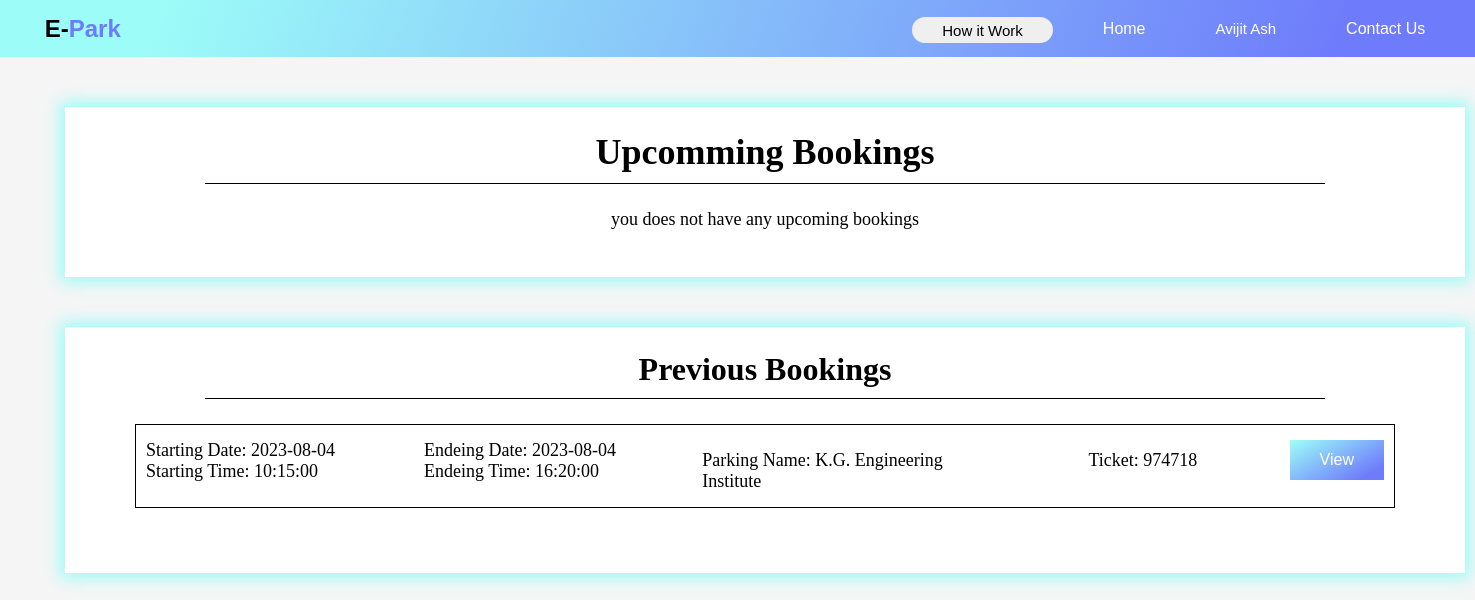
The page /history.php (signed in) on the database its author committed.
### tables this page shows
CREATE TABLE `user` (
  `userid` int(11) NOT NULL,
  `user` varchar(20) NOT NULL,
  `email` varchar(50) NOT NULL,
  `pass` varchar(10) NOT NULL,
  `ph` varchar(13) NOT NULL,
  `gender` enum('Male','Female','Other') NOT NULL,
  `address` varchar(60) NOT NULL,
  `resettoken` varchar(50) DEFAULT NULL,
  `tokenexpire` date DEFAULT NULL
);

CREATE TABLE `booking` (
  `bid` int(11) NOT NULL,
  `userid` int(11) NOT NULL,
  `pid` int(11) NOT NULL,
  `carid` int(11) NOT NULL,
  `spotno` varchar(5) NOT NULL,
  `ticket` varchar(10) NOT NULL,
  `dstart` date NOT NULL,
  `dend` date NOT NULL,
  `tstart` time NOT NULL,
  `tend` time NOT NULL
);

CREATE TABLE `parking` (
  `pid` int(11) NOT NULL,
  `userid` int(11) NOT NULL,
  `pname` varchar(50) NOT NULL,
  `place` varchar(20) NOT NULL,
  `city` varchar(20) NOT NULL,
  `dist` varchar(20) NOT NULL,
  `number` int(5) NOT NULL,
  `fare` varchar(10) NOT NULL,
  `visibility` enum('0','1') NOT NULL DEFAULT '0'
);

### history.php (the view, shortened to what this page needs)
<?php
include "base.php";
$id = $_SESSION['id'];
$date = date("Y-m-d");
$time = date("H:i:s");
$sql_booking = "select * from `booking` where `userid`='$id' and `dend`>='$date'";
$run_booking = mysqli_query($con, $sql_booking);
$check_booking = mysqli_num_rows($run_booking);
$sql_history = "select * from `booking` where `userid`='$id' and `dend`<='$date'";
$run_history = mysqli_query($con, $sql_history);
$check_history = mysqli_num_rows($run_history);
?>
<!DOCTYPE html>
<html lang="en">
<head>
    <link rel="stylesheet" href="CSS/history.css?v=<?php echo time(); ?>">
</head>
<body>
    <div class="main">
        <?php
        include "navbar.php";
        ?>
        <?php
        if (($check_booking > 0) || ($check_history > 0)) {
            ?>
            <div class="box">
                <?php if ($check_booking > 0) {
                    ?>
                    <div class="box1" id="box1">
                        <h1 id="uh">Upcomming Bookings</h1>
                        <?php for ($i = 0; $i < $check_booking; $i++) {
                            $val_booking = mysqli_fetch_assoc($run_booking);
                            $dend = $val_booking['dend'];
                            if ($date == $dend) {
                                $tend = $val_booking['tend'];
                                if ($time < $tend) {
                                    $pid = $val_booking['pid'];
                                    $sql_par_book = "select * from `parking` where `pid`='$pid'";
                                    $val_par_book = mysqli_fetch_assoc(mysqli_query($con, $sql_par_book));
                                    ?>
                                    <div class="booking">
                                        <div class="datetime">
                                            <div class="date">
                                                <span id="start">Starting Date:
                                                    <?php echo $val_booking['dstart'] ?>
                                                </span>
                                                <br>
                                                <span id="start">Starting Time:
                                                    <?php echo $val_booking['tstart'] ?>
                                                </span>
                                            </div>
                                            <div class="time">
                                                <span>Endeing Date:
                                                    <?php echo $val_booking['dend'] ?>
                                                </span>
                                                <br>
                                                <span>Endeing Time:
                                                    <?php echo $val_booking['tend'] ?>
                                                </span>
                                            </div>
                                        </div>
                                        <div class="pname">
                                            <span>Parking Name:
                                                <?php echo $val_par_book['pname']; ?>
                                            </span>
                                        </div>
                                        <div class="ticket">
                                            <span>Ticket:
                                                <?php echo $val_booking['ticket']; ?>
                                            </span>
                                        </div>
                                        <div class="btn">
                                            <form action="" method="post">
                                                <button id="hisbtn" name="booking" value="<?php echo $val_booking['bid']; ?>">View</button>
                                            </form>
                                        </div>
                                    </div>
                                    <?php
                                }
                            } else {
                                $pid = $val_booking['pid'];
                                $sql_par_book = "select * from `parking` where `pid`='$pid'";
                                $val_par_book = mysqli_fetch_assoc(mysqli_query($con, $sql_par_book));
                                ?>
                        <div class="booking">
                            <div class="datetime">
                                <div class="date">
                                    <span id="start">Starting Date:
                                        <?php echo $val_booking['dstart'] ?>
                                    </span>
                                    <br>
                                    <span id="start">Starting Time:
                                        <?php echo $val_booking['tstart'] ?>
                                    </span>
                                </div>
                                <div class="time">
                                    <span>Endeing Date:
                                        <?php echo $val_booking['dend'] ?>
                                    </span>
                                    <br>
                                    <span>Endeing Time:
                                        <?php echo $val_booking['tend'] ?>
                                    </span>
                                </div>
                            </div>
                            <div class="pname">
                                <span>Parking Name:
                                    <?php echo $val_par_book['pname']; ?>
                                </span>
                            </div>
                            <div class="ticket">
                                <span>Ticket:
                                    <?php echo $val_booking['ticket']; ?>
                                </span>
                            </div>
                            <div class="btn">
                                <form action="" method="post">
                                    <button id="hisbtn" name="booking" value="<?php echo $val_booking['bid']; ?>">View</button>
                                </form>
                            </div>
                        </div>
                        <?php
                            }
                        }
                        ?>
                    </div>
                    <?php
                } else {
                    ?>
                    <div class="novalbox1">
                    <h1 id="uh">Upcomming Bookings</h1>
                        <p>you does not have any upcoming bookings</p>
                    </div>
                    <?php
                }
                ?>
                <?php if ($check_history > 0) {
                    ?>
                    <div class="box2" id="box2">
                        <h1 id="ph">Previous Bookings</h1>
                        <?php for ($i = 0; $i < $check_history; $i++) {
                            $val_history = mysqli_fetch_assoc($run_history);
                            $dend = $val_history['dend'];
                            if ($date == $dend) {
                                $tend = $val_history['tend'];
                                if ($time >= $tend) {
                                    $pid = $val_history['pid'];
                                    $sql_par_his = "select * from  `parking` where `pid`='$pid'";
                                    $val_par_his = mysqli_fetch_assoc(mysqli_query($con, $sql_par_his));
                                    ?>
                                    <div class="history">
                                        <div class="datetime">
                                            <div class="date">
                                                <span id="start">Starting Date:
                                                    <?php echo $val_history['dstart'] ?>
                                                </span>
                                                <br>
                                                <span id="start">Starting Time:
                                                    <?php echo $val_history['tstart'] ?>
                                                </span>
                                            </div>
                                            <div class="time">
                                                <span>Endeing Date:
                                                    <?php echo $val_history['dend'] ?>
                                                </span>
                                                <br>
                                                <span>Endeing Time:
                                                    <?php echo $val_history['tend'] ?>
                                                </span>
                                            </div>
                                        </div>
                                        <div class="pname">
                                            <span>Parking Name:
                                                <?php echo $val_par_his['pname']; ?>
                                            </span>
                                        </div>
                                        <div class="ticket">
                                            <span>Ticket:
                                                <?php echo $val_history['ticket']; ?>
                                            </span>
                                        </div>
                                        <div class="btn">
                                            <form action="" method="post">
                                                <button id="hisbtn" name="history" value="<?php echo $val_history['bid']; ?>">View</button>
                                            </form>
                                        </div>
                                    </div>
                                    <?php
                                }
                            } else {
                                $pid = $val_history['pid'];
                                $sql_par_his = "select * from  `parking` where `pid`='$pid'";
                                $val_par_his = mysqli_fetch_assoc(mysqli_query($con, $sql_par_his));
                                ?>
                        <div class="history">
                            <div class="datetime">
                                <div class="date">
                                    <span id="start">Starting Date:
                                        <?php echo $val_history['dstart'] ?>
                                    </span>
                                    <br>
                                    <span id="start">Starting Time:
                                        <?php echo $val_history['tstart'] ?>
                                    </span>
                                </div>
                                <div class="time">
                                    <span>Endeing Date:
                                        <?php echo $val_history['dend'] ?>
                                    </span>
                                    <br>
                                    <span>Endeing Time:
                                        <?php echo $val_history['tend'] ?>
                                    </span>
                                </div>
                            </div>
                            <div class="pname">
                                <span>Parking Name:
                                    <?php echo $val_par_his['pname']; ?>
                                </span>
                            </div>
                            <div class="ticket">
                                <span>Ticket:
                                    <?php echo $val_history['ticket']; ?>
                                </span>
                            </div>
                            <div class="btn">
                                <form action="" method="post">
                                    <button id="hisbtn" name="history" value="<?php echo $val_history['bid']; ?>">View</button>
                                </form>
                            </div>
                        </div>
                        <?php
                            }
                        }
                        ?>
                    </div>
                    <?php
                }
                ?>
                <br>
                <br>
                <br>
                <br>
                <br>
            </div>
            <?php
        } else {
            ?>
            <div class="nobook">
                <p>no history</p>
            </div>
            <?php
        }
        ?>
    </div>
</body>
</html>

### navbar.php (shortened to what this page needs)
<?php
include "base.php";
$pagehome = "index.php";
if (isset($_SESSION['role'])) {
    if ($_SESSION['role'] == 2) {
        $pagehome = "dashboard.php";
    }
}
$check = 0;
if (isset($_SESSION['id'])) {
    $id = $_SESSION['id'];
    $query = "select *  from `user` where `userid`='$id'";
    $run = mysqli_query($con, $query);
    $val = mysqli_fetch_assoc($run);
    $user = $val['user'];
    $check = 1;
}
?>
<!DOCTYPE html>
<html lang="en">
<head>
    <link rel="stylesheet" href="css/navbar.css?v=<?php echo time(); ?>">
</head>
<body>
    <div class="navbar">
        <h2>E-<span>Park</span></h2>
        <ul>
            <li><button id="how" onclick="openpopup()"> How it Work</button></li>
            <li><a href="<?php echo $pagehome; ?>">Home</a></li>
            <li>
                <?php
                if ($check == 0) {
                    ?>
                    <a href="login.php">Login</a>
                    <?php
                } else {
                    ?>
                    <button id="btn">
                        <?php echo $user; ?>
                    </button>
                    <?php
                }
                ?>
            </li>
            <li><a href="contactus.php">Contact Us</a></li>
        </ul>
    </div>
</body>
</html>

### rows shown on the page
user: user "Avijit Ash"
booking: dstart "2023-08-04", tstart "10:15:00", dend "2023-08-04", tend "16:20:00", pid.pname "K.G. Engineering Institute", ticket "974718", $val_history['bid'] 45 (drawn)
